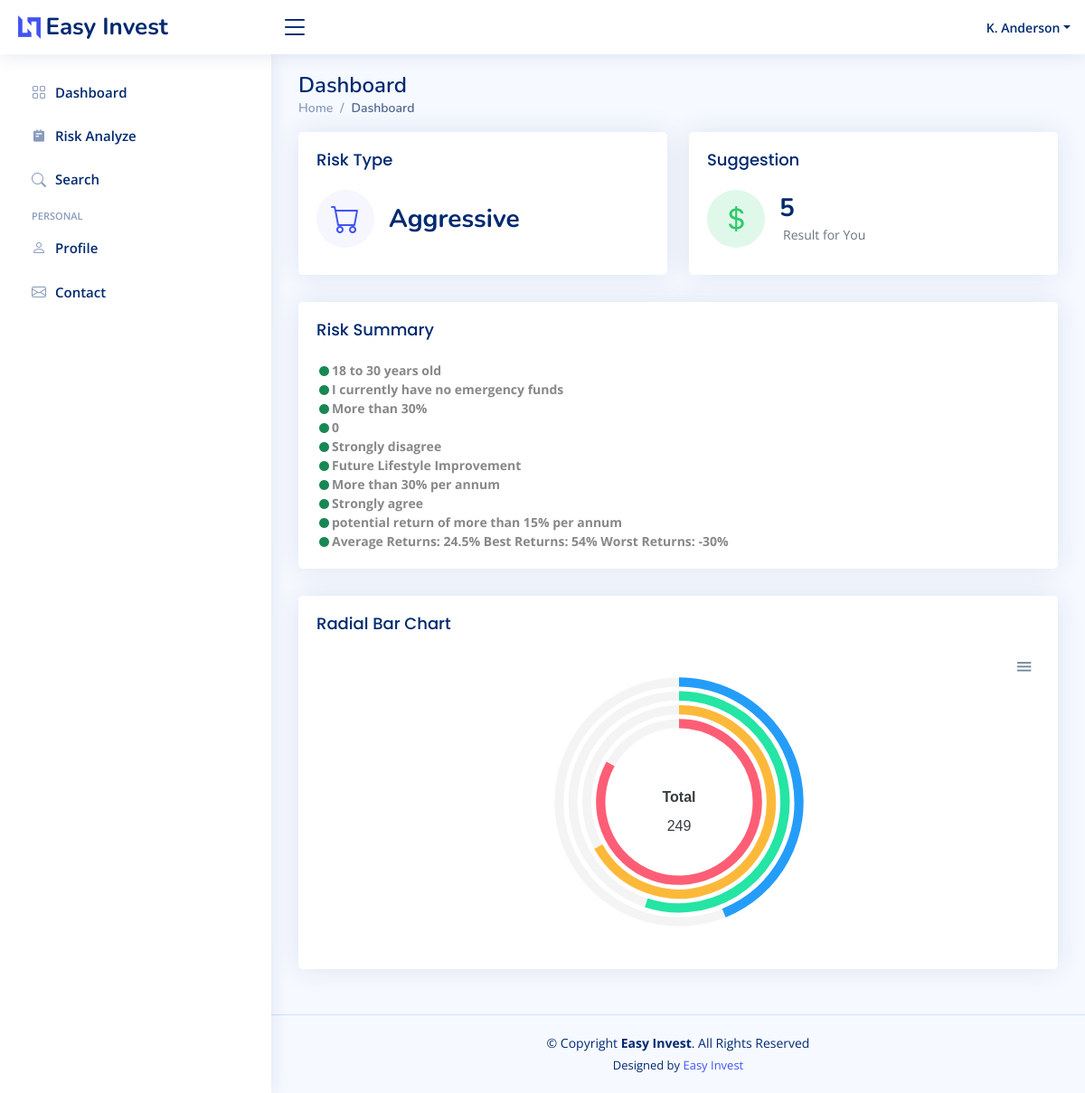
The app's page /index.php (signed in) with its own data.
### tables this page shows
CREATE TABLE `risk_data` (
  `risk_id` varchar(50) NOT NULL,
  `myusername` varchar(50) NOT NULL,
  `risk_str` varchar(50) NOT NULL,
  `risk_status` int(20) NOT NULL,
  `risk_profile` text NOT NULL
);

### inc/config.php (called while the page is built, shortened)
<?php
		$tb_risk = "risk_data";
?>

### index.php (the view, shortened to what this page needs)
<?php
require_once('inc/config.php');
$riskSummary = array();
$val = array();
$myusername = $_SESSION['username'];
$sql = "SELECT * FROM $tb_risk WHERE myusername = '$myusername'";
$res = mysqli_query($con, $sql);
if ($res) {
  $val = mysqli_fetch_assoc($res);
  $riskProfileStr = $val['risk_profile'];
  $riskSummary = explode('`', $riskProfileStr);
}
?>
<!DOCTYPE html>
<html lang="en">
<head>
  <?php require_once('page/head.php'); ?>
</head>
<body>
  <?php require_once('page/header.php'); ?>
  <?php require_once('page/sidebar.php'); ?>
  <main id="main" class="main">
    <div class="pagetitle">
      <h1>Dashboard</h1>
      <nav>
        <ol class="breadcrumb">
          <li class="breadcrumb-item"><a href="index.html">Home</a></li>
          <li class="breadcrumb-item active">Dashboard</li>
        </ol>
      </nav>
    </div>
    <section class="section dashboard">
      <div class="row">
        <div class="col-12">
          <div class="row">
            <div class="col-6">
              <div class="card info-card sales-card">
                <div class="card-body">
                  <h5 class="card-title">Risk Type</h5>
                  <div class="d-flex align-items-center">
                    <div class="card-icon rounded-circle d-flex align-items-center justify-content-center">
                      <i class="bi bi-cart"></i>
                    </div>
                    <div class="ps-3">
                      <h6><?php echo $val['risk_str']; ?></h6>
                    </div>
                  </div>
                </div>
              </div>
            </div>
            <div class="col-6">
              <div class="card info-card revenue-card">
                <div class="card-body">
                  <h5 class="card-title">Suggestion</h5>
                  <div class="d-flex align-items-center">
                    <div class="card-icon rounded-circle d-flex align-items-center justify-content-center">
                      <i class="bi bi-currency-dollar"></i>
                    </div>
                    <div class="ps-3">
                      <h6>5</h6>
                      <span class="text-muted small pt-2 ps-1">Result for You</span>
                    </div>
                  </div>
                </div>
              </div>
            </div>
            <div class="col-12">
              <div class="card">
                <div class="card-body">
                  <h5 class="card-title">Risk Summary</h5>
                  <div class="activity">
                    <div class="activity-item d-flex">
                      <i class='bi bi-circle-fill activity-badge text-success align-self-start'></i>
                      <div class="activite-label fw-bold"><?php echo $riskSummary[0]; ?></div>
                    </div>
                    <div class="activity-item d-flex">
                      <i class='bi bi-circle-fill activity-badge text-success align-self-start'></i>
                      <div class="activite-label fw-bold"><?php echo $riskSummary[1]; ?></div>
                    </div>
                    <div class="activity-item d-flex">
                      <i class='bi bi-circle-fill activity-badge text-success align-self-start'></i>
                      <div class="activite-label fw-bold"><?php echo $riskSummary[2]; ?></div>
                    </div>
                    <div class="activity-item d-flex">
                      <i class='bi bi-circle-fill activity-badge text-success align-self-start'></i>
                      <div class="activite-label fw-bold"> <?php echo $riskSummary[3]; ?></div>
                    </div>
                    <div class="activity-item d-flex">
                      <i class='bi bi-circle-fill activity-badge text-success align-self-start'></i>
                      <div class="activite-label fw-bold"><?php echo $riskSummary[4]; ?></div>
                    </div>
                    <div class="activity-item d-flex">
                      <i class='bi bi-circle-fill activity-badge text-success align-self-start'></i>
                      <div class="activite-label fw-bold"><?php echo $riskSummary[5]; ?></div>
                    </div>
                    <div class="activity-item d-flex">
                      <i class='bi bi-circle-fill activity-badge text-success align-self-start'></i>
                      <div class="activite-label fw-bold"><?php echo $riskSummary[6]; ?></div>
                    </div>
                    <div class="activity-item d-flex">
                      <i class='bi bi-circle-fill activity-badge text-success align-self-start'></i>
                      <div class="activite-label fw-bold"><?php echo $riskSummary[7]; ?></div>
                    </div>
                    <div class="activity-item d-flex">
                      <i class='bi bi-circle-fill activity-badge text-success align-self-start'></i>
                      <div class="activite-label fw-bold"><?php echo $riskSummary[8]; ?></div>
                    </div>
                    <div class="activity-item d-flex">
                      <i class='bi bi-circle-fill activity-badge text-success align-self-start'></i>
                      <div class="activite-label fw-bold text-wrap"><?php echo $riskSummary[9]; ?></div>
                    </div>
                  </div>
                </div>
              </div>
            </div>
          </div>
        </div>
        <div class="col-12">
          <div class="card">
            <div class="card-body">
              <h5 class="card-title">Radial Bar Chart</h5>
              <div id="radialBarChart"></div>
            </div>
          </div>
        </div>
      </div>
    </section>
  </main>
  <?php require_once('page/footer.php'); ?>
</body>
</html>

### page/head.php (shortened to what this page needs)
<link href="assets/vendor/bootstrap/css/bootstrap.min.css" rel="stylesheet">
<link href="assets/vendor/bootstrap-icons/bootstrap-icons.css" rel="stylesheet">
<link href="assets/vendor/boxicons/css/boxicons.min.css" rel="stylesheet">
<link href="assets/vendor/quill/quill.snow.css" rel="stylesheet">
<link href="assets/vendor/quill/quill.bubble.css" rel="stylesheet">
<link href="assets/vendor/remixicon/remixicon.css" rel="stylesheet">
<link href="assets/vendor/simple-datatables/style.css" rel="stylesheet">
<link href="assets/css/style.css" rel="stylesheet">
<link rel="stylesheet" href="inc/main.css">

### page/header.php (shortened to what this page needs)
<header id="header" class="header fixed-top d-flex align-items-center">
    <div class="d-flex align-items-center justify-content-between">
      <a href="index.php" class="logo d-flex align-items-center">
        <img src="assets/img/logo.png" alt="">
        <span class="d-none d-lg-block">Easy Invest</span>
      </a>
      <i class="bi bi-list toggle-sidebar-btn"></i>
    </div>
    <nav class="header-nav ms-auto">
      <ul class="d-flex align-items-center">
        <li class="nav-item dropdown pe-3">
          <a class="nav-link nav-profile d-flex align-items-center pe-0" href="#" data-bs-toggle="dropdown">
            <span class="d-none d-md-block dropdown-toggle ps-2">K. Anderson</span>
          </a>
        </li>
      </ul>
    </nav>
  </header>

### page/sidebar.php
<aside id="sidebar" class="sidebar">
    <ul class="sidebar-nav" id="sidebar-nav">
      <li class="nav-item">
        <a class="nav-link collapsed" href="index.php">
          <i class="bi bi-grid"></i>
          <span>Dashboard</span>
        </a>
      </li>
      <li class="nav-item">
        <a class="nav-link collapsed" href="risk-analyze.php">
          <i class="bx bxs-notepad"></i>
          <span>Risk Analyze</span>
        </a>
      </li>
      <li class="nav-item">
        <a class="nav-link collapsed" href="search.php">
          <i class="bi bi-search"></i>
          <span>Search</span>
        </a>
      </li>
      <li class="nav-heading">Personal</li>
      <li class="nav-item">
        <a class="nav-link collapsed" href="profile.php">
          <i class="bi bi-person"></i>
          <span>Profile</span>
        </a>
      </li>
      <li class="nav-item">
        <a class="nav-link collapsed" href="contact.php">
          <i class="bi bi-envelope"></i>
          <span>Contact</span>
        </a>
      </li>
    </ul>
  </aside>

### page/footer.php
<footer id="footer" class="footer">
    <div class="copyright">
      &copy; Copyright <strong><span>Easy Invest</span></strong>. All Rights Reserved
    </div>
    <div class="credits">
     Designed by <a href="#">Easy Invest</a>
    </div>
</footer>

### assets/css/style.css (style rules this page uses)
:root { scroll-behavior: smooth; }
body { font-family: "Open Sans", sans-serif; background: #f6f9ff; color: #444444; }
a { color: #4154f1; text-decoration: none; }
h1, h2, h3, h4, h5, h6 { font-family: "Nunito", sans-serif; }
#main { margin-top: 60px; padding: 20px 30px; transition: all 0.3s; }
.pagetitle { margin-bottom: 10px; }
.pagetitle h1 { font-size: 24px; margin-bottom: 0; font-weight: 600; color: #012970; }
.card { margin-bottom: 30px; border: none; border-radius: 5px; box-shadow: 0px 0 30px rgba(1, 41, 112, 0.1); overflow: hidden; }
.card-title { padding: 20px 0 15px 0; font-size: 18px; font-weight: 500; color: #012970; font-family: "Poppins", sans-serif; }
.card-body { padding: 0 20px 20px 20px; }
.breadcrumb { font-size: 14px; font-family: "Nunito", sans-serif; color: #899bbd; font-weight: 600; }
.breadcrumb a { color: #899bbd; transition: 0.3s; }
.breadcrumb .breadcrumb-item::before { color: #899bbd; }
.breadcrumb .active { color: #51678f; font-weight: 600; }
.logo { line-height: 1; }
@media (min-width: 1200px) { .logo { width: 280px; } }
.logo img { max-height: 26px; margin-right: 6px; }
.logo span { font-size: 26px; font-weight: 700; color: #012970; font-family: "Nunito", sans-serif; }
.header { transition: all 0.5s; z-index: 997; height: 60px; box-shadow: 0px 2px 20px rgba(1, 41, 112, 0.1); background-color: #fff; padding-left: 20px; }
.header .toggle-sidebar-btn { font-size: 32px; padding-left: 10px; cursor: pointer; color: #012970; }
.header-nav ul { list-style: none; }
.header-nav > ul { margin: 0; padding: 0; }
.header-nav .nav-profile { color: #012970; }
.header-nav .nav-profile span { font-size: 14px; font-weight: 600; }
.sidebar { position: fixed; top: 60px; left: 0; bottom: 0; width: 300px; z-index: 996; transition: all 0.3s; padding: 20px; overflow-y: auto; scrollbar-width: thin; scrollbar-color: #aab7cf transparent; box-shadow: 0px 0px 20px rgba(1, 41, 112, 0.1); background-color: #fff; }
@media (min-width: 1200px) { #main, #footer { margin-left: 300px; } }
.sidebar-nav { padding: 0; margin: 0; list-style: none; }
.sidebar-nav li { padding: 0; margin: 0; list-style: none; }
.sidebar-nav .nav-item { margin-bottom: 5px; }
.sidebar-nav .nav-heading { font-size: 11px; text-transform: uppercase; color: #899bbd; font-weight: 600; margin: 10px 0 5px 15px; }
.sidebar-nav .nav-link { display: flex; align-items: center; font-size: 15px; font-weight: 600; color: #4154f1; transition: 0.3; background: #f6f9ff; padding: 10px 15px; border-radius: 4px; }
.sidebar-nav .nav-link i { font-size: 16px; margin-right: 10px; color: #4154f1; }
.sidebar-nav .nav-link.collapsed { color: #012970; background: #fff; }
.sidebar-nav .nav-link.collapsed i { color: #899bbd; }
.dashboard .info-card { padding-bottom: 10px; }
.dashboard .info-card h6 { font-size: 28px; color: #012970; font-weight: 700; margin: 0; padding: 0; }
.dashboard .card-icon { font-size: 32px; line-height: 0; width: 64px; height: 64px; flex-shrink: 0; flex-grow: 0; }
.dashboard .sales-card .card-icon { color: #4154f1; background: #f6f6fe; }
.dashboard .revenue-card .card-icon { color: #2eca6a; background: #e0f8e9; }
.dashboard .activity { font-size: 14px; }
.dashboard .activity .activity-item .activite-label { color: #888; position: relative; flex-shrink: 0; flex-grow: 0; min-width: 64px; }
.dashboard .activity .activity-item .activite-label::before { content: ""; position: absolute; right: -11px; width: 4px; top: 0; bottom: 0; background-color: #eceefe; }
.dashboard .activity .activity-item .activity-badge { margin-top: 3px; z-index: 1; font-size: 11px; line-height: 0; border-radius: 50%; flex-shrink: 0; border: 3px solid #fff; flex-grow: 0; }
.dashboard .activity .activity-item:first-child .activite-label::before { top: 5px; }
.footer { padding: 20px 0; font-size: 14px; transition: all 0.3s; border-top: 1px solid #cddfff; }
.footer .copyright { text-align: center; color: #012970; }
.footer .credits { padding-top: 5px; text-align: center; font-size: 13px; color: #012970; }

### inc/main.css (style rules this page uses)
.dashboard .activity .activity-item .activite-label::before { background-color: #fff; }
.dashboard .activity .activity-item .activite-label { max-width:60%; }

### records on screen
risk_data: risk_str "Aggressive", risk_profile "18 to 30 years old", risk_profile "I currently have no emergency funds", risk_profile "More than 30%", risk_profile "0", risk_profile "Strongly disagree", risk_profile "Future Lifestyle Improvement", risk_profile "More than 30% per annum", risk_profile "Strongly agree", risk_profile "potential return of more than 15% per annum", risk_profile "Average Returns: 24.5% Best Returns: 54% Worst Returns: -30%"
